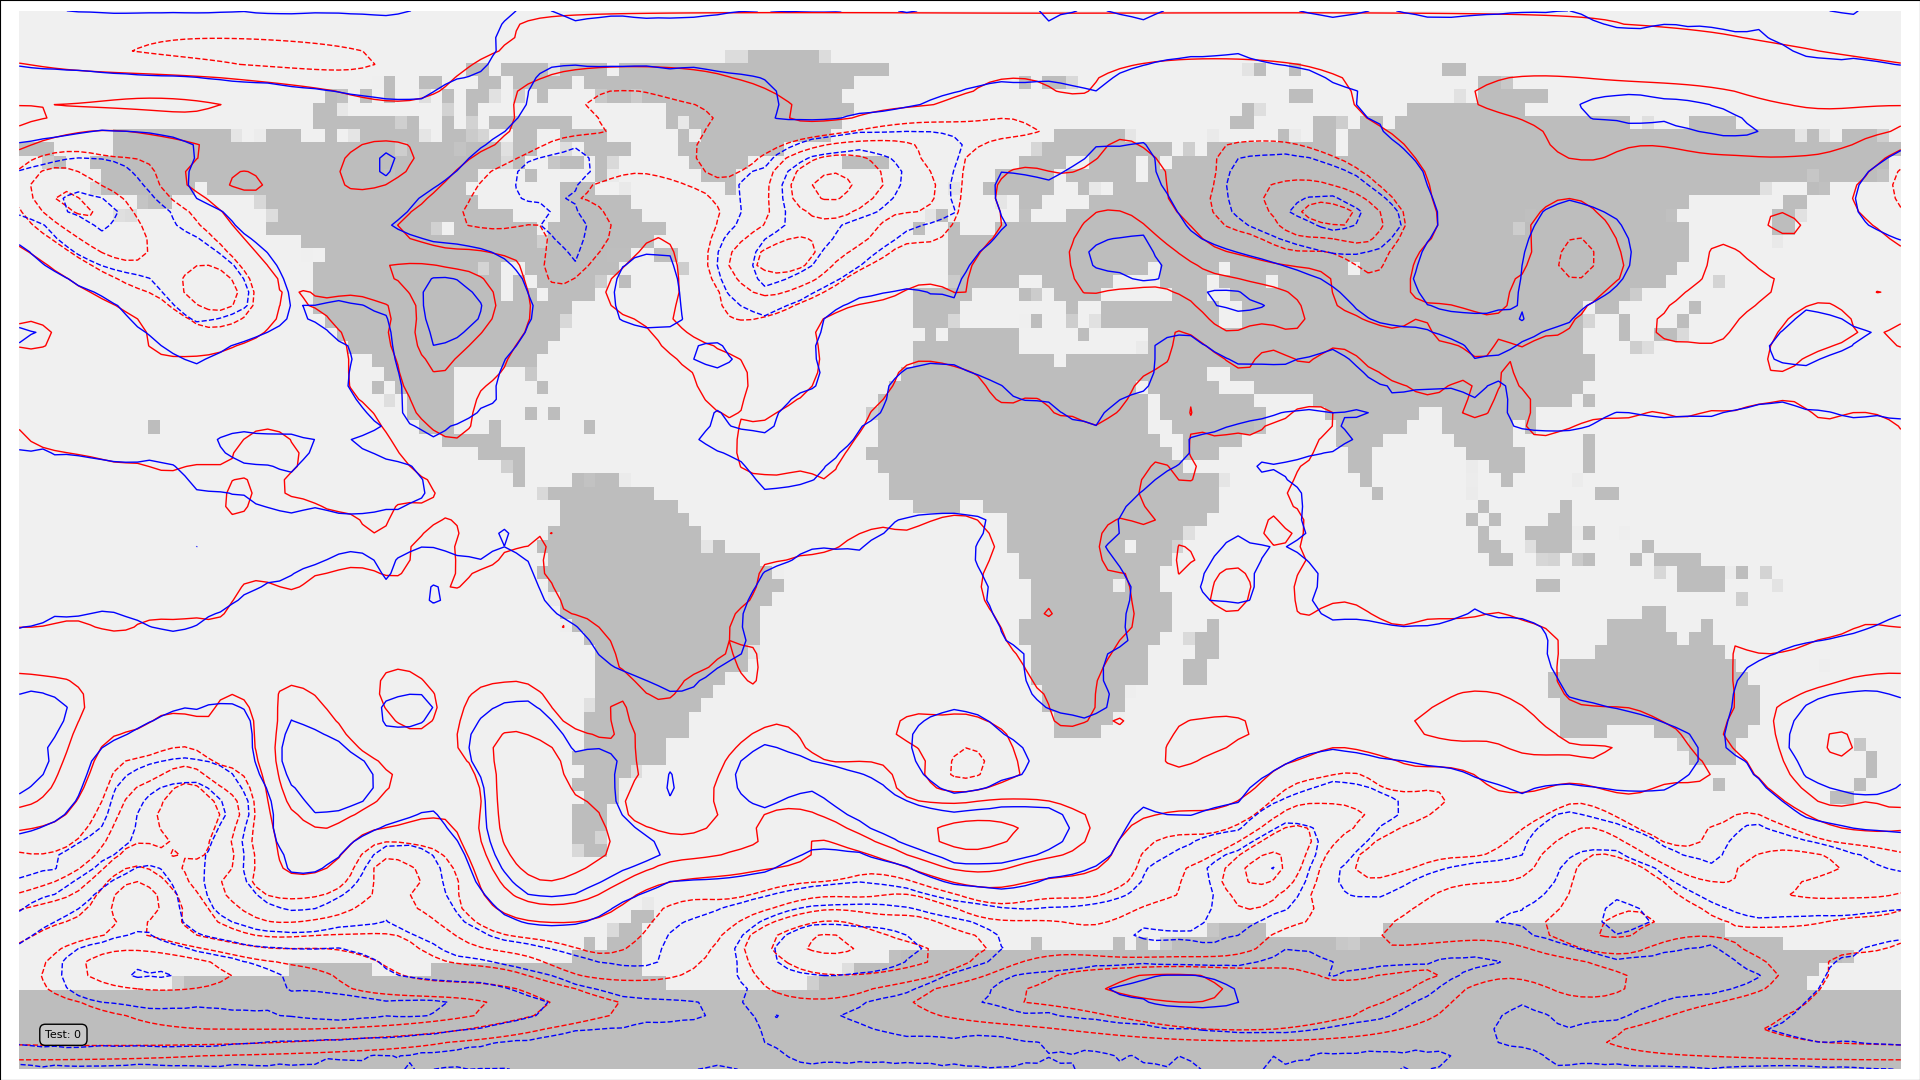

Write Python code to recreate this figure.
#!/usr/bin/env python

# Find a point in latent space that maximises the fit to a test case,
#  and plot the fitted state.


import tensorflow as tf
import tensorflow_probability as tfp
import os
import sys
import random

import matplotlib
from matplotlib.backends.backend_agg import FigureCanvasAgg as FigureCanvas
from matplotlib.figure import Figure

import argparse

parser = argparse.ArgumentParser()
parser.add_argument("--epoch", help="Epoch", type=int, required=False, default=25)
parser.add_argument("--latent_dim", help="Epoch", type=int, required=False, default=20)
args = parser.parse_args()

sys.path.append("%s/../validation" % os.path.dirname(__file__))
from plot_prmsl_comparison import get_land_mask
from plot_prmsl_comparison import plot_PRMSL

# Load the data source provider
sys.path.append("%s/../../PRMSL_dataset" % os.path.dirname(__file__))
from makeDataset import getDataset

testData = getDataset(purpose="test")

# Set up the model and load the weights at the chosen epoch
sys.path.append("%s/.." % os.path.dirname(__file__))
from autoencoderModel import DCVAE

autoencoder = DCVAE(args.latent_dim)
weights_dir = ("%s/Proxy_20CR/models/DCVAE_single_PRMSL/" + "Epoch_%04d") % (
    os.getenv("SCRATCH"),
    args.epoch - 1,
)
load_status = autoencoder.load_weights("%s/ckpt" % weights_dir)
# Check the load worked
load_status.assert_existing_objects_matched()

count=0
for t_in in testData:
    if count == 0:
        latent = tf.random.normal(shape=(1, args.latent_dim))
        target = tf.reshape(t_in, [1, 80, 160, 1])

        def decodeFit(latent):
            decoded = autoencoder.decode(latent)
            return tf.reduce_mean(tf.keras.metrics.mean_squared_error(decoded, target))

        loss = tfp.math.minimize(
            lambda: decodeFit(latent),
            num_steps=1000,
            optimizer=tf.optimizers.Adam(learning_rate=0.0001),
        )
        print(loss)
        break
        #sys.exit(0)

fig = Figure(
    figsize=(19.2, 10.8),
    dpi=100,
    facecolor=(0.88, 0.88, 0.88, 1),
    edgecolor=None,
    linewidth=0.0,
    frameon=False,
    subplotpars=None,
    tight_layout=None,
)
canvas = FigureCanvas(fig)

ax_global = fig.add_axes([0, 0, 1, 1], facecolor="white")
lm = get_land_mask()

encoded = autoencoder.decode(latent)
ax_plot = fig.add_axes([0.01, 0.01, 0.98, 0.98])
ax_plot.set_aspect("auto")
ax_plot.set_axis_off()
plot_PRMSL(
    ax_plot,
    tf.reshape(target, [80, 160]),
    tf.reshape(encoded, [80, 160]),
    land=lm,
    label="Test: %d" % count,
)

fig.savefig("fit.png")
